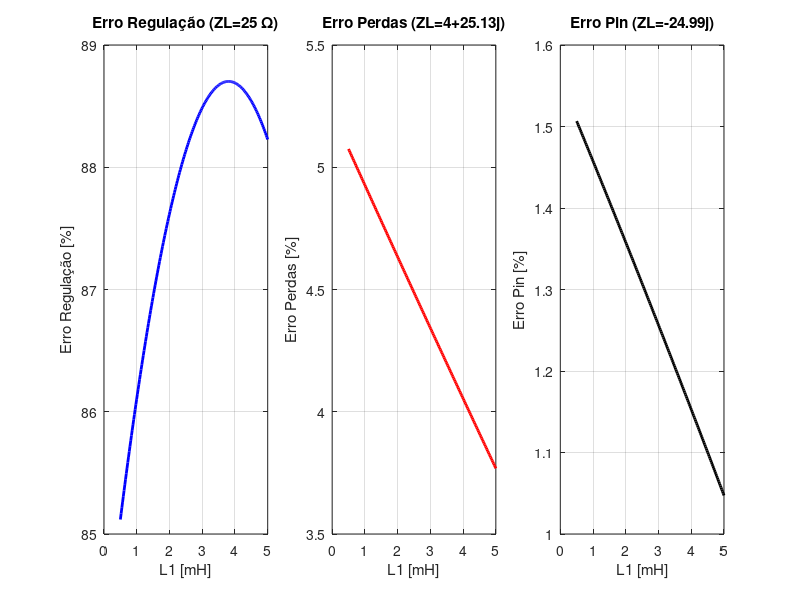

Reproduce this figure in MATLAB.
clc; clear; close all;

% =================== Dados do Transformador ===================
f = 60;                 
w = 2*pi*f;

% Valores conhecidos
R1 = 0.95;

% Faixa de variação de L1
L1_range = linspace(0.5e-3, 5e-3, 200);   % 0.5 mH a 5 mH

% Constante de transformação
k = (127/220)^2;
alpha = sqrt(3) - 1;

Rm = 1861.54;
Lm = 3.62;              % H

% =================== Tensões Nominais ===================
V2L = 127;       % tensão secundária nominal (linha)

% =================== Cargas a analisar ===================
ZL_list = [25, 4 + 25.13j, -24.99j];  % corrigido último ZL

% =================== Valores MEDIDOS ===================
V1_med      = [227, 221, 218]; 
V2_NL_med   = [132, 128.3, 126.1];
V2L_med     = [127, 127, 127];
I2_med      = [4.83, 4.02, 4.48];
Regula_med  = [3.94, 1.02, 0.71];
PO_med      = [614, 67, 0];
Pin_med     = [652, 106, 38];
Pperdas_med = [38, 39, 38];
efic_med    = [94.17, 87.72, 0];

% =================== Pré-alocação ===================
erro_Regula_vs_L1  = zeros(size(L1_range));
erro_Pperdas_vs_L1 = zeros(size(L1_range));
erro_Pin_vs_L1     = zeros(size(L1_range));

% =================== Loop sobre L1 ===================
for n = 1:length(L1_range)
    L1 = L1_range(n);

    % --- Resistências e Indutâncias dependentes de L1 ---
    R2p = alpha * R1;   
    R2  = k * R2p;      
    L2p = alpha * L1;   
    L2  = k * L2p;      

    Z1 = R1 + 1j*w*L1;
    Z2 = R2 + 1j*w*L2;
    Zm = 1 / (1/Rm + 1/(1j*w*Lm));   % paralelo
    Z2p = 3*Z2;

    for kZ = 1:length(ZL_list)
        ZL = ZL_list(kZ);

        % ---- Cálculos teóricos ----
        V1 = 127*sqrt(3) * abs((Z1 + Z2p + 3*ZL) / (3*ZL));
        V2NL = V1*(1/sqrt(3)) * abs(Zm/(Zm+Z1));
        I2L = abs(127/ZL);
        Reg = abs((V2NL - V2L)/V2L) * 100;    
        Po = V2L * (I2L)* cos(angle(ZL));
        Z_eq = Z1 + Z2p + Zm*3*ZL/(Zm + 3*ZL);
        Pin = (V1^2 / abs(Z_eq)) * cos(angle(Z_eq));
        Perdas = Pin - Po;
        Ef = (Po/Pin)*100;

        % ---- Erros percentuais ----
        erro_Regula  = abs(Reg - Regula_med(kZ)) / abs(Reg) * 100;
        erro_Pperdas = abs(Perdas - Pperdas_med(kZ)) / abs(Perdas) * 100;
        erro_Pin     = abs(Pin - Pin_med(kZ)) / abs(Pin) * 100;

        % ---- Guardar só os pedidos ----
        if kZ == 1
            erro_Regula_vs_L1(n) = erro_Regula; % ZL=25
        elseif kZ == 2
            erro_Pperdas_vs_L1(n) = erro_Pperdas; % ZL=4+25.13j
        elseif kZ == 3
            erro_Pin_vs_L1(n) = erro_Pin; % ZL=-24.99j
        end
    end
end

% =================== Gráficos ===================
figure('Name','Erros em função de L1','NumberTitle','off','Position',[200 100 1200 600]);

subplot(1,3,1);
plot(L1_range*1e3, erro_Regula_vs_L1,'b','LineWidth',2);
xlabel('L1 [mH]'); ylabel('Erro Regulação [%]');
title('Erro Regulação (ZL=25 \Omega)');
grid on;

subplot(1,3,2);
plot(L1_range*1e3, erro_Pperdas_vs_L1,'r','LineWidth',2);
xlabel('L1 [mH]'); ylabel('Erro Perdas [%]');
title('Erro Perdas (ZL=4+25.13j)');
grid on;

subplot(1,3,3);
plot(L1_range*1e3, erro_Pin_vs_L1,'k','LineWidth',2);
xlabel('L1 [mH]'); ylabel('Erro Pin [%]');
title('Erro Pin (ZL=-24.99j)');
grid on;
